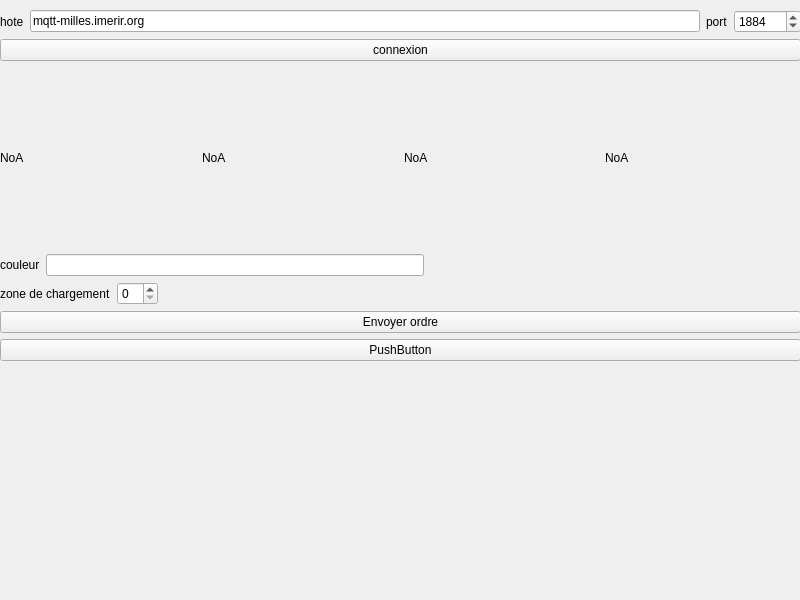
<?xml version="1.0" encoding="UTF-8"?>
<ui version="4.0">
 <class>Client</class>
 <widget class="QMainWindow" name="Client">
  <property name="geometry">
   <rect>
    <x>0</x>
    <y>0</y>
    <width>800</width>
    <height>600</height>
   </rect>
  </property>
  <property name="windowTitle">
   <string>Client</string>
  </property>
  <widget class="QWidget" name="centralwidget">
   <widget class="QWidget" name="layoutWidget">
    <property name="geometry">
     <rect>
      <x>0</x>
      <y>10</y>
      <width>801</width>
      <height>351</height>
     </rect>
    </property>
    <layout class="QVBoxLayout" name="verticalLayout_2">
     <item>
      <layout class="QHBoxLayout" name="horizontalLayout_5">
       <item>
        <widget class="QLabel" name="label_5">
         <property name="text">
          <string>hote</string>
         </property>
        </widget>
       </item>
       <item>
        <widget class="QLineEdit" name="le_host">
         <property name="text">
          <string>mqtt-milles.imerir.org</string>
         </property>
        </widget>
       </item>
       <item>
        <widget class="QLabel" name="label_6">
         <property name="text">
          <string>port</string>
         </property>
        </widget>
       </item>
       <item>
        <widget class="QSpinBox" name="sb_port">
         <property name="maximum">
          <number>99999999</number>
         </property>
         <property name="value">
          <number>1884</number>
         </property>
        </widget>
       </item>
      </layout>
     </item>
     <item>
      <widget class="QPushButton" name="pb_co">
       <property name="text">
        <string>connexion</string>
       </property>
      </widget>
     </item>
     <item>
      <layout class="QHBoxLayout" name="horizontalLayout_6">
       <item>
        <widget class="QLabel" name="label_3">
         <property name="text">
          <string>NoA</string>
         </property>
        </widget>
       </item>
       <item>
        <widget class="QLabel" name="label_4">
         <property name="text">
          <string>NoA</string>
         </property>
        </widget>
       </item>
       <item>
        <widget class="QLabel" name="label_7">
         <property name="text">
          <string>NoA</string>
         </property>
        </widget>
       </item>
       <item>
        <widget class="QLabel" name="label_8">
         <property name="text">
          <string>NoA</string>
         </property>
        </widget>
       </item>
      </layout>
     </item>
     <item>
      <layout class="QHBoxLayout" name="horizontalLayout">
       <item>
        <widget class="QLabel" name="label">
         <property name="text">
          <string>couleur</string>
         </property>
        </widget>
       </item>
       <item>
        <widget class="QLineEdit" name="le_couleur"/>
       </item>
       <item>
        <spacer name="horizontalSpacer">
         <property name="orientation">
          <enum>Qt::Horizontal</enum>
         </property>
         <property name="sizeHint" stdset="0">
          <size>
           <width>40</width>
           <height>20</height>
          </size>
         </property>
        </spacer>
       </item>
      </layout>
     </item>
     <item>
      <layout class="QHBoxLayout" name="horizontalLayout_2">
       <item>
        <widget class="QLabel" name="label_2">
         <property name="text">
          <string>zone de chargement</string>
         </property>
        </widget>
       </item>
       <item>
        <widget class="QSpinBox" name="sb_zdc"/>
       </item>
       <item>
        <spacer name="horizontalSpacer_2">
         <property name="orientation">
          <enum>Qt::Horizontal</enum>
         </property>
         <property name="sizeHint" stdset="0">
          <size>
           <width>40</width>
           <height>20</height>
          </size>
         </property>
        </spacer>
       </item>
      </layout>
     </item>
     <item>
      <widget class="QPushButton" name="pb_order">
       <property name="text">
        <string>Envoyer ordre</string>
       </property>
      </widget>
     </item>
     <item>
      <widget class="QPushButton" name="pushButton">
       <property name="text">
        <string>PushButton</string>
       </property>
      </widget>
     </item>
    </layout>
   </widget>
  </widget>
 </widget>
 <resources/>
 <connections/>
</ui>
